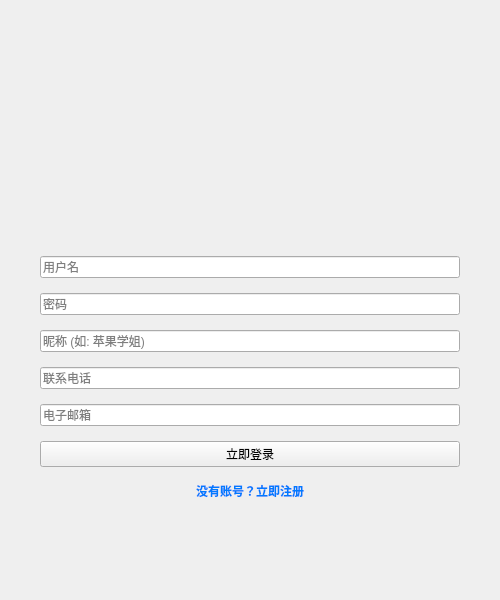
<?xml version="1.0" encoding="UTF-8"?>
<ui version="4.0">
 <class>LoginWindow</class>
 <widget class="QWidget" name="LoginWindow">
  <property name="geometry">
   <rect>
    <x>0</x>
    <y>0</y>
    <width>500</width>
    <height>600</height>
   </rect>
  </property>
  <property name="windowTitle">
   <string>圈圈 - 校园二手交易平台</string>
  </property>
  <layout class="QVBoxLayout" name="verticalLayout">
   <property name="spacing">
    <number>0</number>
   </property>
   <property name="leftMargin">
    <number>0</number>
   </property>
   <property name="topMargin">
    <number>0</number>
   </property>
   <property name="rightMargin">
    <number>0</number>
   </property>
   <property name="bottomMargin">
    <number>0</number>
   </property>
   <item>
    <widget class="QStackedWidget" name="stackedWidget">
     <property name="currentIndex">
      <number>0</number>
     </property>
     <widget class="QWidget" name="pageAuth">
      <layout class="QVBoxLayout" name="verticalLayout_2">
       <property name="spacing">
        <number>15</number>
       </property>
       <property name="leftMargin">
        <number>40</number>
       </property>
       <property name="topMargin">
        <number>40</number>
       </property>
       <property name="rightMargin">
        <number>40</number>
       </property>
       <property name="bottomMargin">
        <number>40</number>
       </property>
       <item>
        <spacer name="verticalSpacer_3">
         <property name="orientation">
          <enum>Qt::Vertical</enum>
         </property>
         <property name="sizeHint" stdset="0">
          <size>
           <width>20</width>
           <height>20</height>
          </size>
         </property>
        </spacer>
       </item>
       <item>
        <layout class="QHBoxLayout" name="logoLayout">
         <item>
          <spacer name="logoSpacerLeft">
           <property name="orientation">
            <enum>Qt::Horizontal</enum>
           </property>
          </spacer>
         </item>
         <item>
          <widget class="QLabel" name="labelImageIcon">
           <property name="minimumSize">
            <size>
             <width>140</width>
             <height>140</height>
            </size>
           </property>
           <property name="maximumSize">
            <size>
             <width>140</width>
             <height>140</height>
            </size>
           </property>
           <property name="pixmap">
            <pixmap>:/quanquan.png</pixmap>
           </property>
           <property name="scaledContents">
            <bool>true</bool>
           </property>
          </widget>
         </item>
         <item>
          <spacer name="logoSpacerRight">
           <property name="orientation">
            <enum>Qt::Horizontal</enum>
           </property>
          </spacer>
         </item>
        </layout>
       </item>
       <item>
        <widget class="QLineEdit" name="editUsername">
         <property name="placeholderText">
          <string>用户名</string>
         </property>
        </widget>
       </item>
       <item>
        <widget class="QLineEdit" name="editPassword">
         <property name="echoMode">
          <enum>QLineEdit::Password</enum>
         </property>
         <property name="placeholderText">
          <string>密码</string>
         </property>
        </widget>
       </item>
       <item>
        <widget class="QLineEdit" name="editNickname">
         <property name="placeholderText">
          <string>昵称 (如: 苹果学姐)</string>
         </property>
        </widget>
       </item>
       <item>
        <widget class="QLineEdit" name="editPhone">
         <property name="placeholderText">
          <string>联系电话</string>
         </property>
        </widget>
       </item>
       <item>
        <widget class="QLineEdit" name="editEmail">
         <property name="placeholderText">
          <string>电子邮箱</string>
         </property>
        </widget>
       </item>
       <item>
        <widget class="QPushButton" name="btnSubmit">
         <property name="text">
          <string>立即登录</string>
         </property>
         <property name="objectName" stdset="0">
          <string>primaryButton</string>
         </property>
        </widget>
       </item>
       <item>
        <widget class="QPushButton" name="btnToggleMode">
         <property name="styleSheet">
          <string notr="true">background: transparent; border: none; color: #007AFF; text-decoration: none; font-weight: 500;</string>
         </property>
         <property name="text">
          <string>没有账号？立即注册</string>
         </property>
        </widget>
       </item>
       <item>
        <spacer name="verticalSpacer">
         <property name="orientation">
          <enum>Qt::Vertical</enum>
         </property>
         <property name="sizeHint" stdset="0">
          <size>
           <width>20</width>
           <height>40</height>
          </size>
         </property>
        </spacer>
       </item>
      </layout>
     </widget>
    </widget>
   </item>
  </layout>
 </widget>
 <resources/>
 <connections/>
</ui>
